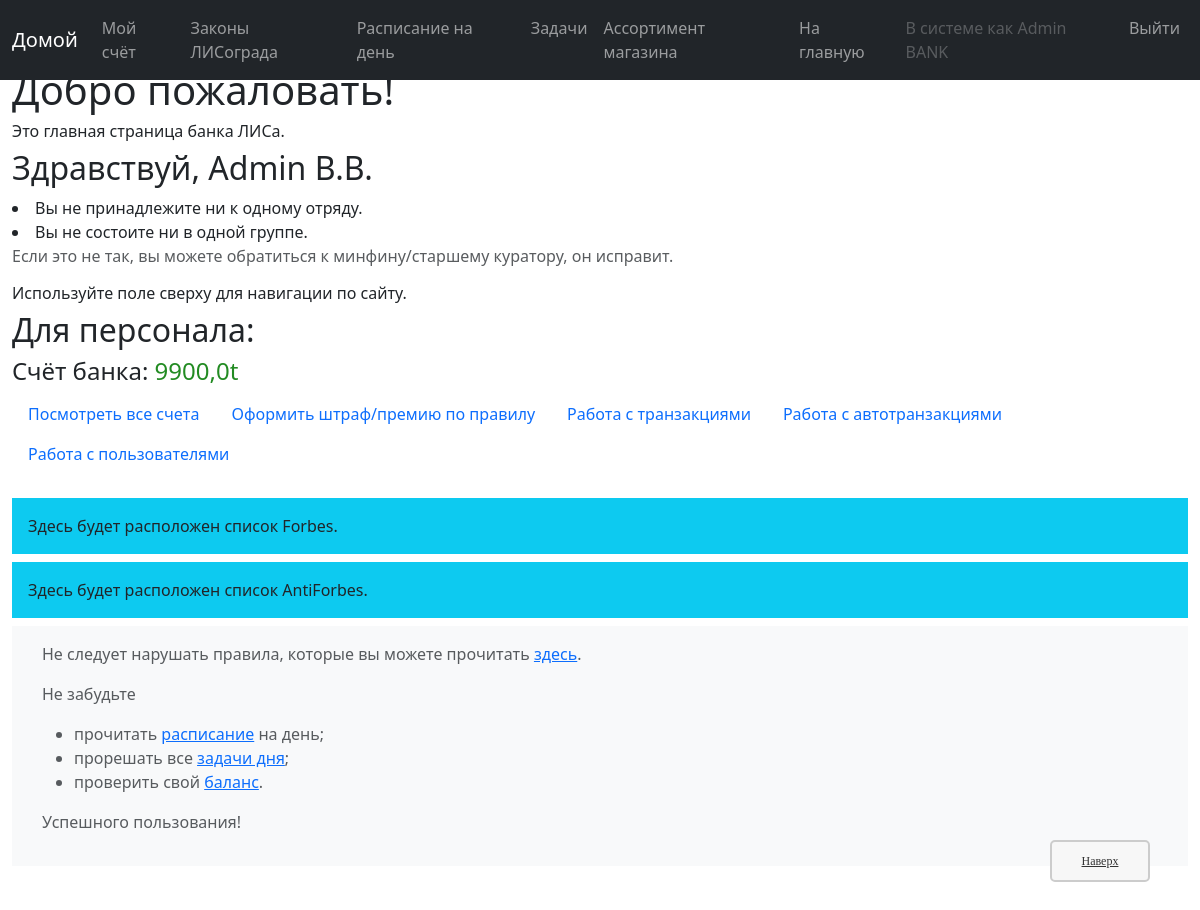
/bank/ (signed in), run on an earlier commit of the app's database.
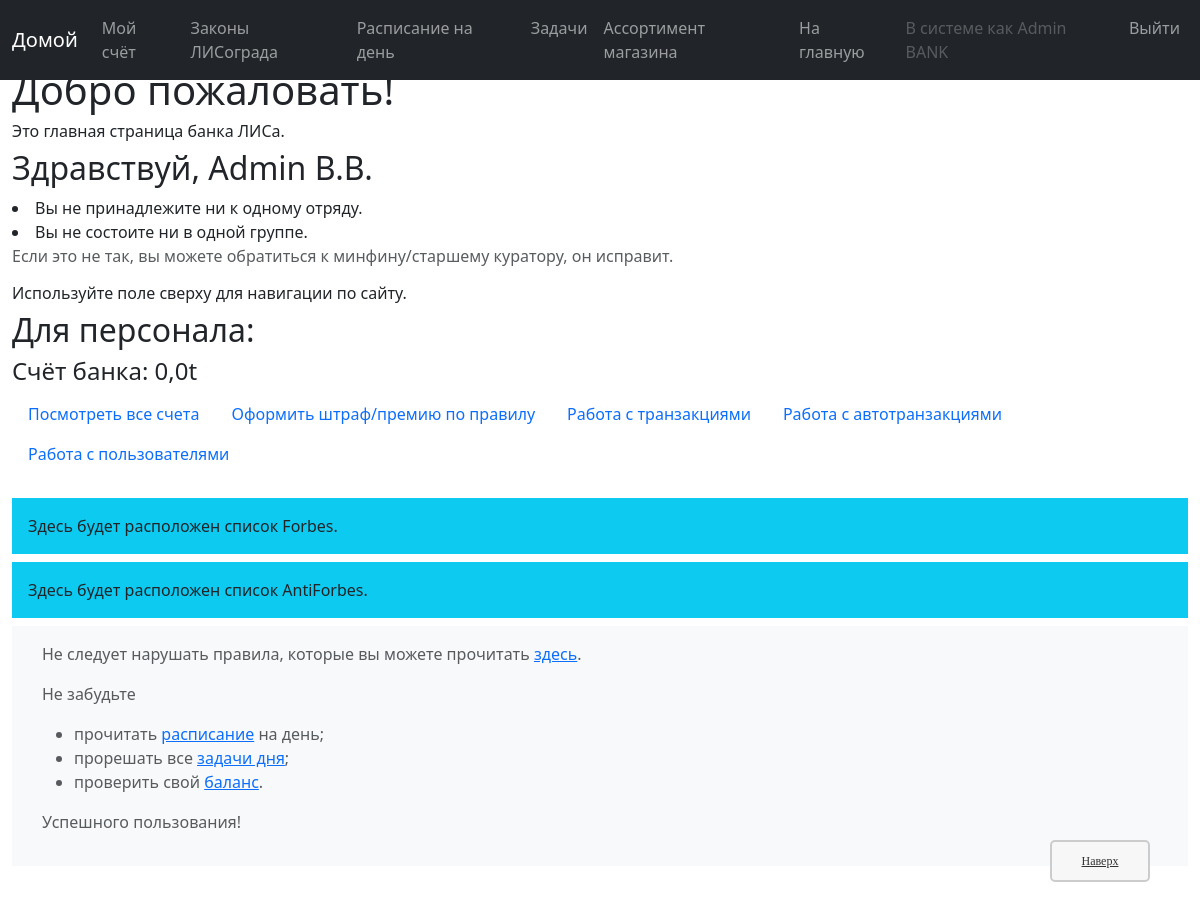
And on a later commit of the database.
### bank/models.py (models this page shows, shortened)
class account(models.Model):
    user = models.OneToOneField(User, on_delete=models.CASCADE, verbose_name=gc('account, fields, user, verbose_name'))
    balance = models.FloatField(default=0, verbose_name=gc('account, fields, balance, verbose_name'))
    id = models.UUIDField(primary_key=True, default=uuid.uuid4, help_text=gc('account, fields, id, help_text'))#, editable=False)
    first_name = models.CharField(max_length=40, default=gc('account, fields, first_name, default'),
                                  verbose_name=gc('account, fields, first_name, verbose_name'))   #   Имя
    middle_name = models.CharField(max_length=40, default=gc('account, fields, middle_name, default'),
                                   verbose_name=gc('account, fields, middle_name, verbose_name')) #   Отчество
    last_name = models.CharField(max_length=40, default=gc('account, fields, last_name, default'),
                                 verbose_name=gc('account, fields, last_name, verbose_name'))     #   Фамилия
    user_group = models.CharField(max_length=40, choices=EXISTING_GROUPS, default='None',
                                  help_text=gc('account, fields, user_group, help_text'),
                                  verbose_name=gc('account, fields, user_group, verbose_name'))
    party = models.IntegerField(default=0, verbose_name=gc('account, fields, party, verbose_name'))
    theme_self = models.CharField(max_length=50, choices=EXISTING_THEMES, default='default',
                                  help_text=gc('account, fields, theme_self, help_text'),
                                  verbose_name=gc('account, fields, theme_self, verbose_name'))
    account_status = models.CharField(max_length=100, default='', blank=True,
                                      verbose_name=gc('account, fields, account_status, verbose_name'))
    class Meta:
        ordering = ["party", "last_name"]
        permissions = PERMISSIONS
    def __str__(self) -> str:
        return f'{self.last_name} {self.first_name[0]}.{self.middle_name[0]}.'
    def short_name(self) -> str:
        return f'{self.last_name} {self.first_name}'

### bank/views/view_info.py (the view)
def index(request):
    forbes = account.objects.exclude(party=0).order_by('-balance')[:10]
    antiforbes = account.objects.exclude(party=0).order_by('balance')[:3]
    admin = account.objects.get(last_name="Admin")
    for i in antiforbes:
        if i in forbes:
            antiforbes = forbes = None
            break
    readen_status = True
    if request.user.is_authenticated:
        for i in list(chat_and_acc.objects.filter(what_acc=request.user.account)):
            readen_status &= i.readen
    return render(
        request,
        'bank/index.html',
        context={'forbes': forbes, 'antiforbes': antiforbes, 'admin': admin, 'readen_status': readen_status,},
    )

### templates/bank/index.html
{% extends "bank/base_generic.html" %}
{% block content %}
<h1>Добро пожаловать!</h1>
  <h6>Это главная страница банка ЛИСа.</h6>
  {% if user.is_authenticated %}
    <h2>Здравствуй, {{ request.user.account }}</h2>
    <ui>
      {% if request.user.account.party != 0 %}
        <li>Отряд: {{ request.user.account.party }}</li>
      {% else %}
        <li>Вы не принадлежите ни к одному отряду.</li>
      {% endif %}
      {% if request.user.account.group != None %}
        <li>Группа: {{ request.user.account.group }}</li>
      {% else %}
        <li>Вы не состоите ни в одной группе.</li>
        <p class="text-muted">Если это не так, вы можете обратиться к минфину/старшему куратору, он исправит.</p>
      {% endif %}
    </ui>
  {% endif %}
  <h6>Используйте поле сверху для навигации по сайту.</h6>
  {% if perms.bank.staff_ %}
    <h2>Для персонала:</h2>
    <h4>Счёт банка:
      {% if admin.balance > 0 %}
        <span class="green">{{ admin.balance }}t</span>
      {% elif admin.balance < 0 %}
        <span class="red">{{ admin.balance }}t</span>
      {% else %}
        {{ admin.balance }}t
      {% endif %}</h4>
      <ul class="nav">
          <li class="nav-item"><a class="nav-link active" aria-current="page" href="{% url 'accounts' %}">Посмотреть все счета</a></li>
          <li class="nav-item"><a class="nav-link active" aria-current="page" href="{% url 'new-transaction-rool' %}">Оформить штраф/премию по правилу</a></li>
          <li class="nav-item"><a class="nav-link active" aria-current="page" href="{% url 'info-staff' %}">Работа с транзакциями</a></li>
          <li class="nav-item"><a class="nav-link active" aria-current="page" href="{% url 'autotransactions' %}">Работа с автотранзакциями</a></li>
          <li class="nav-item"><a class="nav-link active" aria-current="page" href="{% url 'info-users' %}">Работа с пользователями</a></li>
      </ul>
      <br />
  {% endif %}
  {% if forbes %}
  <h2>Список "Forbes":</h2>
  <table class="table table-striped table-hover table-bordered" cellpadding=30px>
    <caption>На них нужно равняться!</caption>
    <thead>
      <tr>
        <th scope="col">#</th>
        <th scope="col">Человек</th>
        <th scope="col">Отряд</th>
        <th scope="col">Баланс</th>
      </tr>
    </thead>
    <tbody>
      {% for element in forbes %}
      <tr>
        <td>{{ element.get_number_f }}</td>
        <td>{{ element }}</td>
        <td>{{ element.party }}</td>
        <td>{% if element.balance > 0 %}
          <span class="green">{{ element.balance }}t</span>
        {% elif element.balance < 0 %}
          <span class="red">{{ element.balance }}t</span>
        {% else %}
          {{ element.balance }}t
        {% endif %}</td>
      </tr>
      {% endfor %}
    </tbody>
    <tfoot>
      <tr>
        <td><b>{{ request.user.account.get_number_f }}</b></td>
        <td><b>{{ request.user.account }}</b></td>
        <td><b>{{ request.user.account.party }}</b></td>
        <td><b>{% if request.user.account.balance > 0 %}
          <span class="green">{{ request.user.account.balance }}t</span>
        {% elif request.user.account.balance < 0 %}
          <span class="red">{{ request.user.account.balance }}t</span>
        {% else %}
          {{ request.user.account.balance }}t
        {% endif %}</b></td>
      </tr>
    </tfoot>
  </table>
  {% else %}
    <p class="p-3 mb-2 bg-info text-dark">Здесь будет расположен список Forbes.</p>
  {% endif %}
  {% if antiforbes %}
  <h2>Список "AntiForbes":</h2>
  <table class="table table-striped table-hover table-bordered" cellpadding=30px>
    <caption>На них не нужно равняться!</caption>
    <thead>
      <tr>
        <th scope="col">#</th>
        <th scope="col">Человек</th>
        <th scope="col">Отряд</th>
        <th scope="col">Баланс</th>
      </tr>
    </thead>
    <tbody>
      {% for element in antiforbes %}
      <tr>
        <td>{{ element.get_number_a }}</td>
        <td>{{ element }}</td>
        <td>{{ element.party }}</td>
        <td>{% if element.balance > 0 %}
          <span class="green">{{ element.balance }}t</span>
        {% elif element.balance < 0 %}
          <span class="red">{{ element.balance }}t</span>
        {% else %}
          {{ element.balance }}t
        {% endif %}</td>
      </tr>
      {% endfor %}
    </tbody>
    <tfoot>
      <tr>
        <td><b>{{ request.user.account.get_number_a }}</b></td>
        <td><b>{{ request.user.account }}</b></td>
        <td><b>{{ request.user.account.party }}</b></td>
        <td><b>{% if request.user.account.balance > 0 %}
          <span class="green">{{ request.user.account.balance }}t</span>
        {% elif request.user.account.balance < 0 %}
          <span class="red">{{ request.user.account.balance }}t</span>
        {% else %}
          {{ request.user.account.balance }}t
        {% endif %}</b></td>
      </tr>
    </tfoot>
  </table>
  {% else %}
    <p class="p-3 mb-2 bg-info text-dark">Здесь будет расположен список AntiForbes.</p>
  {% endif %}
{% endblock %}

What changed in the data, as far as the page shows it:
removed account: balance "9900,0"
added account: balance "0,0"
